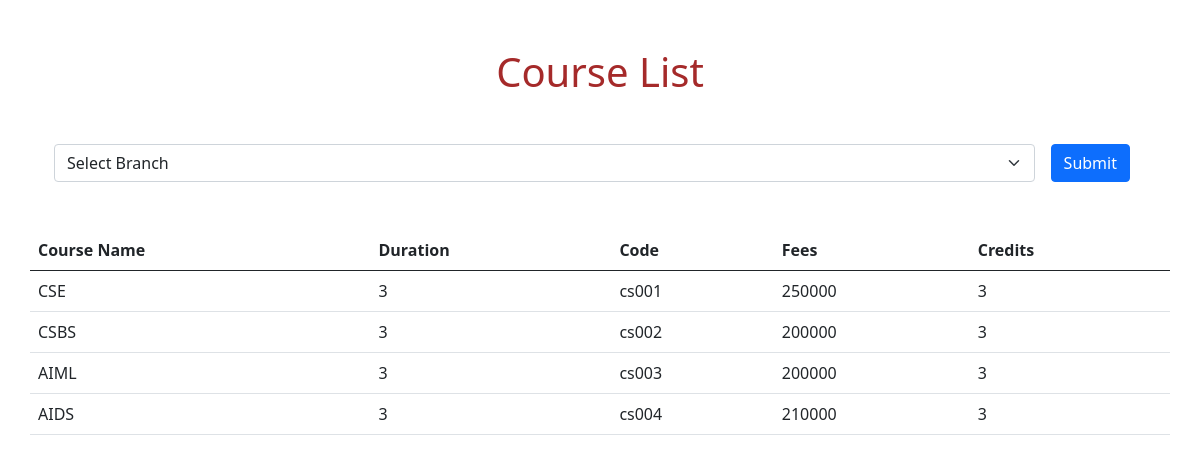
Screenshot of /course/ with the database file from the repository.
### course/models.py (models this page shows, shortened)
class Course(models.Model):
    course_name = models.CharField(max_length=100)
    course_duration = models.IntegerField()
    course_code = models.CharField(max_length=100)
    course_credits = models.IntegerField()
    course_fees = models.IntegerField()

### course/views.py (the view)
# urls.py: path("course/",course_list,name='course'),
def course_list(request):
    queryset = Course.objects.all()
    if request.GET.get('class'):
        queryset = queryset.filter(course_name__icontains = request.GET.get('class'))
    context = {
        'courses' : queryset
    }
    return render(request, 'course.html', context)

### template/course.html (shortened to what this page needs)
<!DOCTYPE html>
<html lang="en">
<head>
    <link href="https://cdn.jsdelivr.net/npm/bootstrap@5.0.2/dist/css/bootstrap.min.css" rel="stylesheet"
>
</head>
<body>
    <form class="container">
        <h1 class="mb-5 mt-5 text-center" style="color: brown;">Course List</h1>
        <div class="d-flex container">
            <select name="class" class="form-select " id="class" required>
                <option disabled selected>Select Branch</option>
            </select>
            <input class="btn btn-primary mx-3" type="submit" value="Submit">
        </div>
    </form>
    <table class="table my-5 container">
        <thead>
            <tr>
                <th scope="col">Course Name</th>
                <th scope="col">Duration</th>
                <th scope="col">Code</th>
                <th scope="col">Fees</th>
                <th scope="col">Credits</th>
            </tr>
        </thead>
        <tbody>
            {% for course in courses %}
            <tr>
                <td>{{course.course_name}}</td>
                <td>{{course.course_duration}}</td>
                <td>{{course.course_code}}</td>
                <td>{{course.course_fees}}</td>
                <td>{{course.course_credits}}</td>
            </tr>
            {% endfor %}
        </tbody>
    </table>
</body>
</html>

### rows the page displays
Course: course_name "CSE", course_duration "3", course_code "cs001", course_fees "250000", course_credits "3"
Course: course_name "CSBS", course_duration "3", course_code "cs002", course_fees "200000", course_credits "3"
Course: course_name "AIML", course_duration "3", course_code "cs003", course_fees "200000", course_credits "3"
Course: course_name "AIDS", course_duration "3", course_code "cs004", course_fees "210000", course_credits "3"
